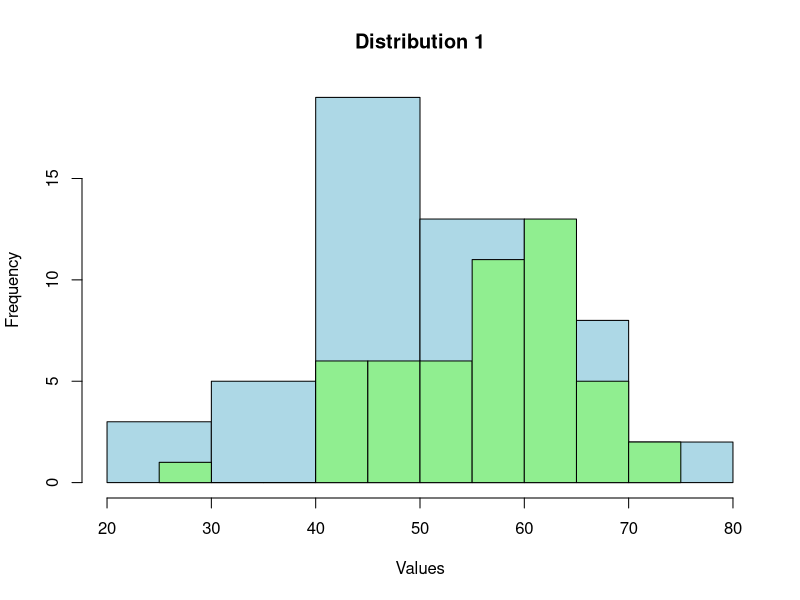

This figure's R source:
# Set a seed for reproducibility
set.seed(42)

# Function to compare two distributions and calculate power
compare_distributions_power <- function(dist1, dist2, effect_size, alpha) {
  # Perform a two-sample t-test
  t_test_result <- t.test(dist1, dist2)
  
  # Plot the distributions
  hist(dist1, main = "Distribution 1", xlab = "Values", col = "lightblue", border = "black")
  hist(dist2, main = "Distribution 2", xlab = "Values", col = "lightgreen", border = "black", add = TRUE, alpha = 0.5)
  
  # Add critical value lines
  critical_value <- qt(1 - alpha / 2, df = length(dist1) + length(dist2) - 2)
  abline(v = c(critical_value, -critical_value), col = "red", lty = 2, lwd = 2)
  
  # Add text to label the critical values
  text(c(critical_value + 1, -critical_value - 1), 50, c("Critical Value", "-Critical Value"), col = "red", pos = 4)
  
  # Display t-test results
  text(50, 80, paste("t-Statistic =", round(t_test_result$statistic, 2)), col = "black", pos = 4)
  text(50, 70, paste("p-Value =", format.pval(t_test_result$p.value, digits = 3)), col = "black", pos = 4)
  
  # Calculate power
  power <- power.t.test(n = length(dist1), delta = effect_size, sd = sd(dist1), sig.level = alpha, type = "two.sample")$power
  
  # Add text to display power
  text(critical_value + 2, 40, paste("Power =", round(power, 2)), col = "blue", pos = 4)
}

# Generate data for two distributions
dist1 <- rnorm(50, mean = 50, sd = 10)
dist2 <- rnorm(50, mean = 55, sd = 10)

# Compare the distributions and calculate power
compare_distributions_power(dist1, dist2, effect_size = 5, alpha = 0.05)
